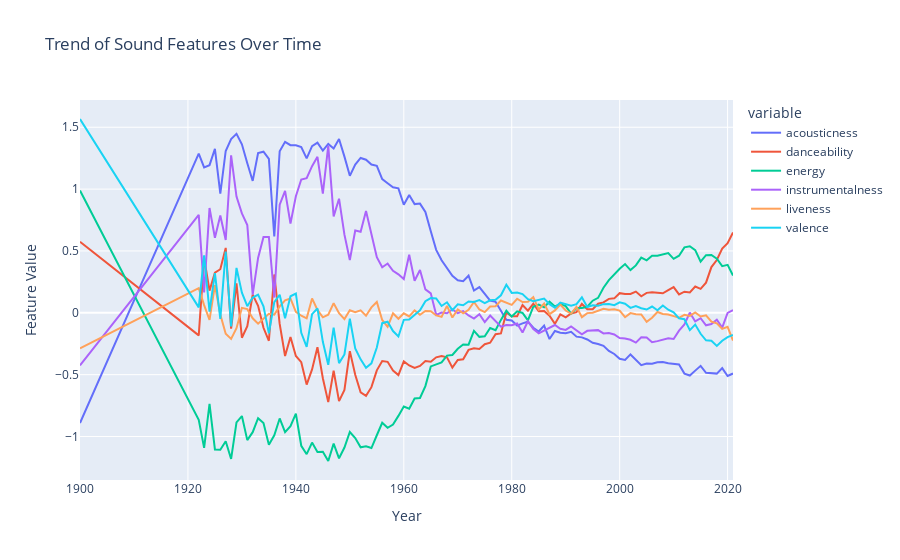

Notebook code cell kept with this figure:
### Code cell
# visualizing dataset, seeing patterns in it: GRAPH #3
sound_features = ['acousticness', 'danceability', 'energy', 'instrumentalness', 'liveness', 'valence']
year_data = spotify_normalized_df.groupby('release_year')[sound_features].mean().reset_index()

fig = px.line(year_data, x='release_year', y=sound_features, 
              labels={'release_year': 'Year', 'value': 'Feature Value'}, 
              title='Trend of Sound Features Over Time')

fig.show()
